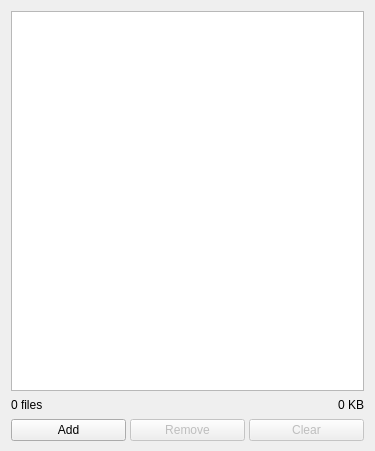
<?xml version="1.0" encoding="UTF-8"?>
<ui version="4.0">
 <class>MediaListWidget</class>
 <widget class="QWidget" name="MediaListWidget">
  <property name="geometry">
   <rect>
    <x>0</x>
    <y>0</y>
    <width>375</width>
    <height>451</height>
   </rect>
  </property>
  <property name="windowTitle">
   <string notr="true">Form</string>
  </property>
  <layout class="QVBoxLayout" name="verticalLayout">
   <property name="spacing">
    <number>4</number>
   </property>
   <property name="bottomMargin">
    <number>0</number>
   </property>
   <item>
    <widget class="TalkingTreeView" name="mediaList">
     <property name="acceptDrops">
      <bool>true</bool>
     </property>
     <property name="horizontalScrollBarPolicy">
      <enum>Qt::ScrollBarAlwaysOff</enum>
     </property>
     <property name="showDropIndicator" stdset="0">
      <bool>false</bool>
     </property>
     <property name="dragEnabled">
      <bool>false</bool>
     </property>
     <property name="dragDropOverwriteMode">
      <bool>true</bool>
     </property>
     <property name="dragDropMode">
      <enum>QAbstractItemView::DropOnly</enum>
     </property>
     <property name="alternatingRowColors">
      <bool>true</bool>
     </property>
     <property name="rootIsDecorated">
      <bool>false</bool>
     </property>
     <property name="uniformRowHeights">
      <bool>true</bool>
     </property>
     <property name="itemsExpandable">
      <bool>false</bool>
     </property>
     <property name="allColumnsShowFocus">
      <bool>true</bool>
     </property>
     <property name="headerHidden">
      <bool>true</bool>
     </property>
     <property name="expandsOnDoubleClick">
      <bool>false</bool>
     </property>
     <attribute name="headerCascadingSectionResizes">
      <bool>true</bool>
     </attribute>
     <attribute name="headerHighlightSections">
      <bool>true</bool>
     </attribute>
     <attribute name="headerStretchLastSection">
      <bool>true</bool>
     </attribute>
    </widget>
   </item>
   <item>
    <layout class="QHBoxLayout" name="horizontalLayout">
     <item>
      <widget class="QLabel" name="filecount">
       <property name="text">
        <string notr="true">0 files</string>
       </property>
      </widget>
     </item>
     <item>
      <spacer name="horizontalSpacer">
       <property name="orientation">
        <enum>Qt::Horizontal</enum>
       </property>
       <property name="sizeHint" stdset="0">
        <size>
         <width>40</width>
         <height>20</height>
        </size>
       </property>
      </spacer>
     </item>
     <item>
      <widget class="QLabel" name="size">
       <property name="text">
        <string notr="true">0 KB</string>
       </property>
      </widget>
     </item>
    </layout>
   </item>
   <item>
    <layout class="QHBoxLayout" name="horizontalLayout_2">
     <item>
      <widget class="QPushButton" name="add">
       <property name="text">
        <string>Add</string>
       </property>
       <property name="icon">
        <iconset resource="images_rc.qrc">
         <normaloff>:/images/images/add.png</normaloff>:/images/images/add.png</iconset>
       </property>
      </widget>
     </item>
     <item>
      <widget class="QPushButton" name="remove">
       <property name="enabled">
        <bool>false</bool>
       </property>
       <property name="text">
        <string>Remove</string>
       </property>
       <property name="icon">
        <iconset resource="images_rc.qrc">
         <normaloff>:/images/images/remove.png</normaloff>:/images/images/remove.png</iconset>
       </property>
      </widget>
     </item>
     <item>
      <widget class="QPushButton" name="clear">
       <property name="enabled">
        <bool>false</bool>
       </property>
       <property name="text">
        <string>Clear</string>
       </property>
       <property name="icon">
        <iconset resource="images_rc.qrc">
         <normaloff>:/images/images/clear.png</normaloff>:/images/images/clear.png</iconset>
       </property>
      </widget>
     </item>
    </layout>
   </item>
   <item>
    <spacer name="verticalSpacer">
     <property name="orientation">
      <enum>Qt::Vertical</enum>
     </property>
     <property name="sizeType">
      <enum>QSizePolicy::Fixed</enum>
     </property>
     <property name="sizeHint" stdset="0">
      <size>
       <width>20</width>
       <height>10</height>
      </size>
     </property>
    </spacer>
   </item>
  </layout>
 </widget>
 <customwidgets>
  <customwidget>
   <class>TalkingTreeView</class>
   <extends>QTreeView</extends>
   <header>talkingtreeview.h</header>
  </customwidget>
 </customwidgets>
 <resources>
  <include location="images_rc.qrc"/>
 </resources>
 <connections>
  <connection>
   <sender>add</sender>
   <signal>clicked()</signal>
   <receiver>MediaListWidget</receiver>
   <slot>addFile()</slot>
   <hints>
    <hint type="sourcelabel">
     <x>64</x>
     <y>433</y>
    </hint>
    <hint type="destinationlabel">
     <x>187</x>
     <y>225</y>
    </hint>
   </hints>
  </connection>
  <connection>
   <sender>remove</sender>
   <signal>clicked()</signal>
   <receiver>MediaListWidget</receiver>
   <slot>removeFile()</slot>
   <hints>
    <hint type="sourcelabel">
     <x>187</x>
     <y>433</y>
    </hint>
    <hint type="destinationlabel">
     <x>187</x>
     <y>225</y>
    </hint>
   </hints>
  </connection>
  <connection>
   <sender>clear</sender>
   <signal>clicked()</signal>
   <receiver>MediaListWidget</receiver>
   <slot>removeAllFiles()</slot>
   <hints>
    <hint type="sourcelabel">
     <x>310</x>
     <y>433</y>
    </hint>
    <hint type="destinationlabel">
     <x>187</x>
     <y>225</y>
    </hint>
   </hints>
  </connection>
 </connections>
 <slots>
  <signal>modelReset()</signal>
  <slot>addFile()</slot>
  <slot>removeFile()</slot>
  <slot>removeAllFiles()</slot>
  <slot>imageSelected(QModelIndex)</slot>
  <slot>modelReseted()</slot>
 </slots>
</ui>
